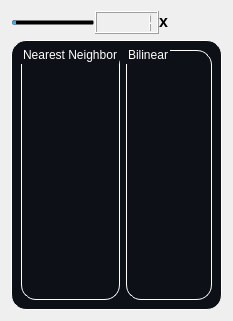
      <widget class="QWidget" name="tab_2">
       <attribute name="title">
        <string>Resize</string>
       </attribute>
       <layout class="QGridLayout" name="gridLayout_3">
        <item row="0" column="0">
         <layout class="QHBoxLayout" name="horizontalLayout_3">
          <property name="spacing">
           <number>0</number>
          </property>
          <item>
           <widget class="QSlider" name="size_slider">
            <property name="maximumSize">
             <size>
              <width>200</width>
              <height>16777215</height>
             </size>
            </property>
            <property name="styleSheet">
             <string notr="true">QSlider{
    background-color: transparent;
}

QSlider::handle {
    background-color: qradialgradient(
        cx: 0.7, cy: 1.4, fx: 0.7, fy: 1.4,
        radius: 1, stop: 0 #fff, stop: 1 #424242
        );
	border-radius: 2px;
    height: 40px;
    width: 40px;
    margin: -15px 0px;
    }

QSlider::handle::hover{
	border: inset;
	 background-color: qradialgradient(
        cx: 0.7, cy: 1.4, fx: 0.7, fy: 1.4,
        radius: 1, stop: 0 #bbb, stop: 1 #000
        );}</string>
            </property>
            <property name="minimum">
             <number>1</number>
            </property>
            <property name="maximum">
             <number>160</number>
            </property>
            <property name="sliderPosition">
             <number>10</number>
            </property>
            <property name="orientation">
             <enum>Qt::Horizontal</enum>
            </property>
           </widget>
          </item>
          <item>
           <widget class="QLCDNumber" name="size_lcd">
            <property name="maximumSize">
             <size>
              <width>16777215</width>
              <height>24</height>
             </size>
            </property>
            <property name="intValue" stdset="0">
             <number>1</number>
            </property>
           </widget>
          </item>
          <item>
           <widget class="QLabel" name="label_2">
            <property name="maximumSize">
             <size>
              <width>16777215</width>
              <height>20</height>
             </size>
            </property>
            <property name="text">
             <string>&lt;html&gt;&lt;head/&gt;&lt;body&gt;&lt;p&gt;&lt;span style=&quot; font-size:12pt; font-weight:600;&quot;&gt;x&lt;/span&gt;&lt;/p&gt;&lt;/body&gt;&lt;/html&gt;</string>
            </property>
           </widget>
          </item>
          <item>
           <spacer name="horizontalSpacer">
            <property name="orientation">
             <enum>Qt::Horizontal</enum>
            </property>
            <property name="sizeHint" stdset="0">
             <size>
              <width>40</width>
              <height>20</height>
             </size>
            </property>
           </spacer>
          </item>
          <item>
           <widget class="QLabel" name="original_label">
            <property name="maximumSize">
             <size>
              <width>16777215</width>
              <height>20</height>
             </size>
            </property>
            <property name="text">
             <string/>
            </property>
           </widget>
          </item>
          <item>
           <widget class="QLabel" name="resized_label">
            <property name="maximumSize">
             <size>
              <width>16777215</width>
              <height>20</height>
             </size>
            </property>
            <property name="text">
             <string/>
            </property>
           </widget>
          </item>
         </layout>
        </item>
        <item row="1" column="0">
         <widget class="QGroupBox" name="main_groupBox_2">
          <property name="styleSheet">
           <string notr="true">QGroupBox {
background-color: rgb(13, 17, 23);
border: 1.2px solid #ffffff;
border-style: outset;
border-radius: 15px;
}
QGroupBox::title  {
    subcontrol-origin: margin;
    subcontrol-position: top left;
    padding: -5px 0px 0px 0px;
    color: rgb(255, 255, 255);
}</string>
          </property>
          <property name="title">
           <string/>
          </property>
          <layout class="QHBoxLayout" name="horizontalLayout_2">
           <item>
            <widget class="QGroupBox" name="groupBox_4">
             <property name="minimumSize">
              <size>
               <width>0</width>
               <height>250</height>
              </size>
             </property>
             <property name="title">
              <string>Nearest Neighbor</string>
             </property>
             <layout class="QVBoxLayout" name="verticalLayout_8">
              <item>
               <layout class="QVBoxLayout" name="nearest_neighbor_box"/>
              </item>
             </layout>
            </widget>
           </item>
           <item>
            <widget class="QGroupBox" name="groupBox_3">
             <property name="minimumSize">
              <size>
               <width>0</width>
               <height>250</height>
              </size>
             </property>
             <property name="title">
              <string>Bilinear</string>
             </property>
             <layout class="QVBoxLayout" name="verticalLayout_7">
              <item>
               <layout class="QVBoxLayout" name="bilinear_box"/>
              </item>
             </layout>
            </widget>
           </item>
          </layout>
         </widget>
        </item>
       </layout>
      </widget>
